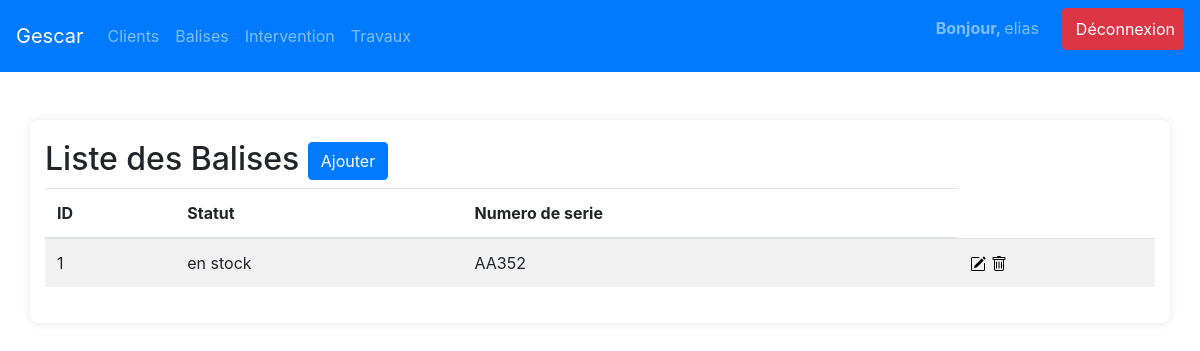
The app's page /view/balise.php (signed in) with its own data.
### tables this page shows
CREATE TABLE `balise` (
  `id` int(11) NOT NULL,
  `statut` enum('désinstallée','installée','en stock') NOT NULL,
  `id_intervention` int(11) DEFAULT NULL,
  `num_serie` varchar(100) NOT NULL
);

### view/balise.php (the view)
<?php
require '../model/config.php';
include 'header.php';
$sql = "SELECT * FROM balise";
$stmt = $pdo->query($sql);
$balises = $stmt->fetchAll(PDO::FETCH_ASSOC);
?>
<body>
    <div class="container mt-5">
        <h2>Liste des Balises <a href="../controller/In_balise.php" class="btn btn-primary">Ajouter</a>
        </h2>
        <table class="table table-striped">
            <thead>
                <tr>
                    <th>ID</th>
                    <th>Statut</th>
                    <th>Numero de serie</th>
                </tr>
            </thead>
            <tbody>
                <?php foreach ($balises as $balise): ?>
                    <tr>
                        <td><?= htmlspecialchars($balise['id']) ?></td>
                        <td><?= htmlspecialchars($balise['statut']) ?></td>
                        <td><?= htmlspecialchars($balise['num_serie']) ?></td>
                        <td>
                            <a href="../controller/updateBal.php?id=<?= $balise['id'] ?>" ><img class="bi bi-pencil-square" src="image\pencil-square.svg"></a>
                            <a href="../controller/deleteBal.php?id=<?= $balise['id'] ?>" onclick="return confirm('Êtes-vous sûr de vouloir supprimer cette balise?');"><img class="bi bi-trash" src="image\trash.svg"></a>
                        </td>
                    </tr>
                <?php endforeach; ?>
            </tbody>
        </table>
    </div>
<?php include 'footer.php'; ?>

### view/css/css/styles.css (style rules this page uses)
h2 { font-size: 24px; margin-bottom: 20px; }
body { background-color: #f8f9fa; font-family: Arial, sans-serif; margin: 0; padding: 0; }
.container { margin-top: 20px; padding: 20px; background-color: #fff; border-radius: 8px; box-shadow: 0 0 10px rgba(0, 0, 0, 0.1); }
h1, h2, h3, h4, h5, h6 { color: #343a40; }
.btn-primary { background-color: #007bff; border-color: #007bff; }
table { width: 100%; margin-bottom: 1rem; background-color: #fff; border-collapse: collapse; }
table th, table td { padding: 0.75rem; vertical-align: top; border-top: 1px solid #dee2e6; }
table thead th { vertical-align: bottom; border-bottom: 2px solid #dee2e6; }

### records on screen
balise: id "1", statut "en stock", num_serie "AA352"

### other values on screen
$_SESSION['user_name'] "elias"
